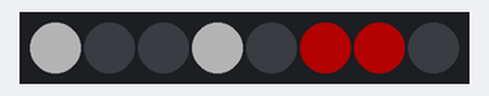
This program was run on a simulated BBC micro:bit running MicroPython. Parts: 8 RGB LEDs in strip order, left to right. Dim RGB values are drawn brighter than linear.

Above: at 0.1 s.
At 2.1 s:
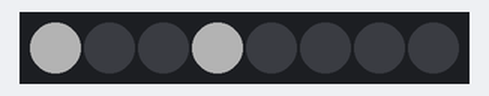
At 3.1 s:
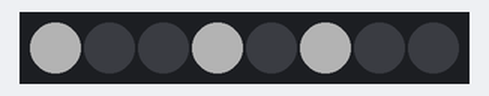
At 5.1 s:
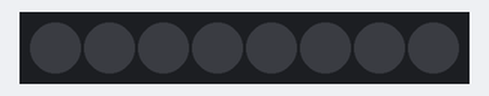
Timing chart, 0 to 130.0 s (numbered marks = the images above):
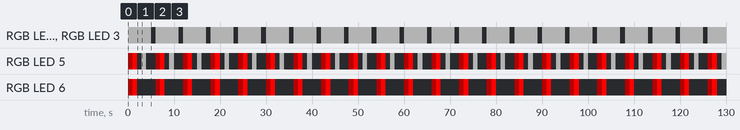

Measured:
- by itself, RGB LED 0, RGB LED 3: alternates RGB(60, 60, 60) for 5.0 s and off for 1.0 s
- by itself, RGB LED 5: repeats every 6.0 s: RGB(255, 0, 0) 1.0 s, off 1.0 s, RGB(60, 60, 60) 1.0 s, off 2.0 s, RGB(60, 0, 0) 1.0 s
- by itself, RGB LED 6: repeats every 6.0 s: RGB(255, 0, 0) 1.0 s, off 4.0 s, RGB(60, 0, 0) 1.0 s
- what the display in image 1 shows lasts 1.0 s, from 2.0 s to 3.0 s

The program:

lights.py
```python
from microbit import *
import neopixel
from utime import ticks_ms, ticks_diff


np = neopixel.NeoPixel(pin0, 8)
headlights = (0, 3)
backlights = (5, 6)
led_white = (60, 60, 60)
led_red = (60, 0, 0)
led_off = (0, 0, 0)
led_red_br = (255, 0, 0)
led_orange = (100, 35, 0)
indicator_left = (1, 4)
indicator_right = (2, 7)
indicator_warning = (1, 2, 4, 7)


def lightsON():
    for x in headlights:
        np[x] = led_white
    for x in backlights:
        np[x] = led_red
    np.show()

def lightsOFF():
    for x in headlights:
        np[x] = led_off
    for x in backlights:
        np[x] = led_off
    np.show()

def lightsBreakON():
    temp = np[backlights[1]]
    for x in backlights:
        np[x] = led_red_br
    np.show()
    return (temp)

def lightsBreakOFF():
    for x in backlights:
        np[x] = led_off
    np.show()

def lightsBackON():
    temp = np[backlights[0]]
    np[backlights[0]] = led_white
    np.show()
    return (temp)

def lightsBackOFF():
    np[backlights[0]] = led_off
    np.show()

def lightsIndicator(direction, last_ind_act):
    if ticks_diff(ticks_ms(), last_ind_act) >= 400 and np[direction[0]] == led_off:
        for x in direction:
            np[x] = led_orange
        np.show()
        return ticks_ms()
    elif ticks_diff(ticks_ms(), last_ind_act) >= 400 and np[direction[0]] == led_orange:
        for x in direction:
            np[x] = led_off
        np.show()
        return ticks_ms()
    else:
        return last_ind_act

while True:
    # Application example
    lightsON()  #Light on
    sleep(1000)
    lightsBreakON()  #Brake light on
    sleep(1000)
    lightsBreakOFF()  #Brake light off
    sleep(1000)
    lightsBackON()  #Reversing lights on
    sleep(1000)
    lightsBackOFF()  #Reversing lights off
    sleep(1000)
    lightsOFF()  #Light off
    sleep(1000)
```
